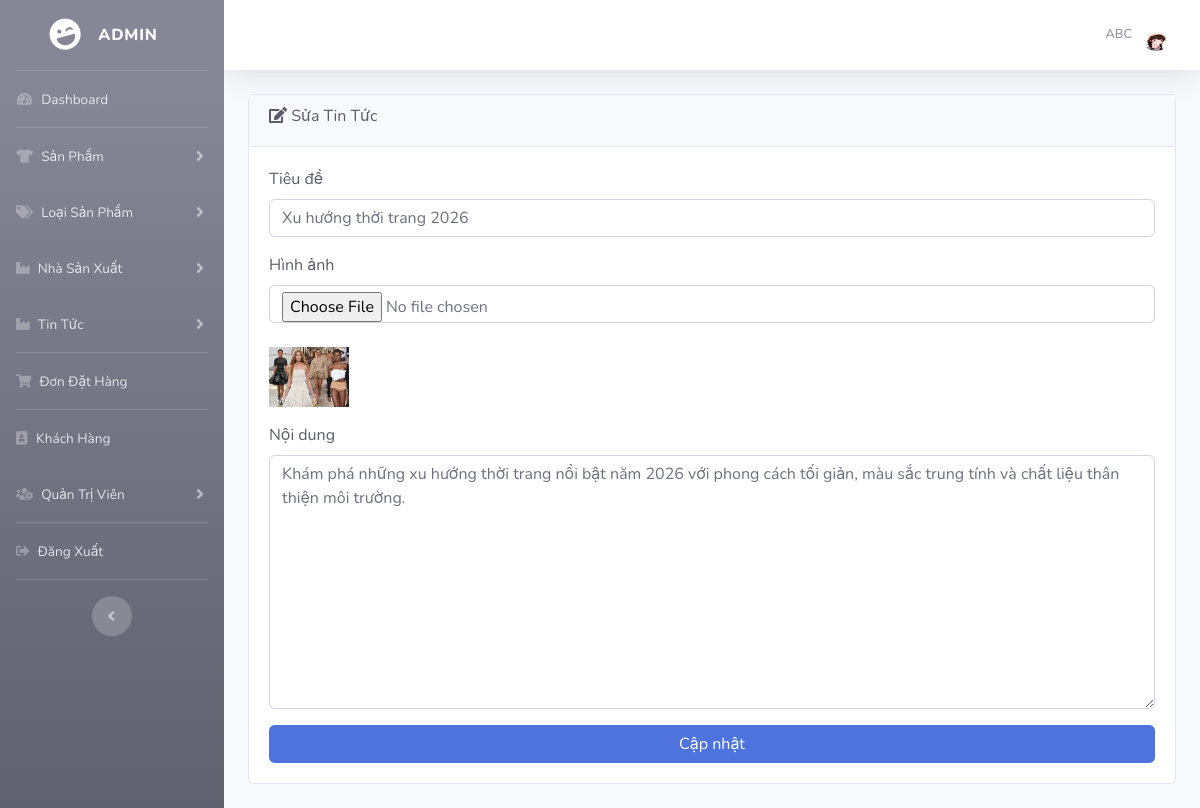
Screenshot of /admin/index.php?edit_blog=1 (signed in) with the database file from the repository.
### tables this page shows
CREATE TABLE `blog` (
  `id` int(11) NOT NULL,
  `title` varchar(255) NOT NULL,
  `content` text DEFAULT NULL,
  `thumbnail` varchar(255) DEFAULT NULL,
  `admin_id` varchar(5) NOT NULL,
  `created_at` datetime DEFAULT current_timestamp()
);

### admin/includes/database.php (called while the page is built, shortened)
<?php
    class MyConnect {
        private $conn;
        public function __construct() {
            $this->host = "localhost";
            $this->user = "root";
            $this->passwd = "";
            $this->database = "clothingshop";
            $this->conn = new mysqli($this->host,$this->user,$this->passwd,$this->database, 3307);
        }
        public function isConnected() {
            return true;
        }
        public function query($query) {
            if($this->isConnected()) {
                $tableData = mysqli_query($this->conn,$query);
                return $tableData;
            }
        }
    }
?>

### admin/index.php (the view, shortened to what this page needs)
<?php
include("includes/database.php");
if(!isset($_SESSION['admin_email'])){
echo "<script>window.open('login.php','_self')</script>";
}
else {
?>
<?php
$MyConn = new MyConnect();
$admin_session = $_SESSION['admin_email'];
$getAdminQry = "select * from admin where Email='$admin_session'";
$getAdmin = $MyConn->query($getAdminQry);
$row_admin = mysqli_fetch_array($getAdmin);
$admin_name = $row_admin['Name'];
$admin_image = $row_admin['Image'];
?>
<!DOCTYPE html>
<html lang="en">
<head>
    <link href="vendor/fontawesome-free/css/all.min.css" rel="stylesheet" type="text/css">
    <link href="css/sb-admin-2.min.css" rel="stylesheet">
    <link href="css/thumb.css" rel="stylesheet">
    <link href="css/style.css" rel="stylesheet">
    <link href="vendor/datatables/dataTables.bootstrap4.min.css" rel="stylesheet">
</head>
<body id="page-top">
    <div id="wrapper">
    <?php include("includes/sidebars.php");  ?>
        <div id="content-wrapper" class="d-flex flex-column">
            <div id="content">
                <nav class="navbar navbar-expand navbar-light bg-white topbar mb-4 static-top shadow">
                    <ul class="navbar-nav ml-auto">
                        <li class="nav-item dropdown no-arrow">
                            <a class="nav-link dropdown-toggle" href="#" id="userDropdown" role="button"
                                data-toggle="dropdown" aria-haspopup="true" aria-expanded="false">
                                <span class="mr-2 d-none d-lg-inline text-gray-600 small"> <?php echo $admin_name ?></span>
                                <img class="img-profile rounded-circle"
                                    src="<?php echo "admin_images/".$admin_image ?>">
                            </a>
                        </li>
                    </ul>
                </nav>
                <div class="container-fluid">
                    <?php
                    if(isset($_GET['dashboard'])) {
                        include("dashboard.php");
                    }
                    else if(isset($_GET['insert_product'])) {
                        include("insert_product.php");
                    }
                    else if(isset($_GET['view_product'])) {
                        include("view_product.php");
                    }
                    else if(isset($_GET['edit_product'])) {
                        include("edit_product.php");
                    }
                    else if(isset($_GET['delete_product'])) {
                        include("delete_product.php");
                    }
                    else if(isset($_GET['insert_cat'])) {
                        include("insert_cat.php");
                    }
                    else if(isset($_GET['view_cat'])) {
                        include("view_cat.php");
                    }
                    else if(isset($_GET['edit_cat'])) {
                        include("edit_cat.php");
                    }
                    else if(isset($_GET['delete_cat'])) {
                        include("delete_cat.php");
                    }
                    else if(isset($_GET['insert_man'])) {
                        include("insert_man.php");
                    }
                    else if(isset($_GET['view_man'])) {
                        include("view_man.php");
                    }
                    else if(isset($_GET['delete_man'])) {
                        include("delete_man.php");
                    }
                    else if(isset($_GET['edit_man'])) {
                        include("edit_man.php");
                    }
                    else if(isset($_GET['insert_blog'])) {
                        include("insert_blog.php");
                    }
                    else if(isset($_GET['view_blog'])) {
                        include("view_blog.php");
                    }
                    else if(isset($_GET['delete_blog'])) {
                        include("delete_blog.php");
                    }
                    else if(isset($_GET['edit_blog'])) {
                        include("edit_blog.php");
                    }
                    ?>
                </div>
            </div>
        </div>
    </div>
</body>
</html>
<?php } ?>

### admin/edit_blog.php (shortened to what this page needs)
<?php
if (!isset($_SESSION['admin_email'])) {
    echo "<script>window.open('login.php','_self')</script>";
} else {
    if (isset($_GET['edit_blog'])) {
        $edit_id = $_GET['edit_blog'];
        $query = "SELECT * FROM BLOG WHERE id='$edit_id'";
        $runQry = $MyConn->query($query);
        $blog = mysqli_fetch_array($runQry);
        $cur_title = $blog['title'];
        $cur_content = $blog['content'];
        $cur_image = $blog['thumbnail'];
    }
?>
    <div class="row">
        <div class="col-lg-12">
            <div class="card text-dark mb-4">
                <div class="card-header">
                    <h6><i class="fas fa-edit"></i> Sửa Tin Tức</h6>
                </div>
                <div class="card-body">
                    <form method="post" enctype="multipart/form-data">
                        <div class="form-group">
                            <label>Tiêu đề</label>
                            <input type="text" name="title" class="form-control"
                                value="<?php echo $cur_title ?>" required>
                        </div>
                        <div class="form-group">
                            <label>Hình ảnh</label>
                            <input type="file" name="image" class="form-control">
                            <br>
                            <img src="blog_images/<?php echo $cur_image ?>" width="80">
                        </div>
                        <div class="form-group">
                            <label>Nội dung</label>
                            <textarea name="content" class="form-control" rows="10"><?php echo $cur_content ?></textarea>
                        </div>
                        <button name="update" class="btn btn-primary w-100">
                            Cập nhật
                        </button>
                    </form>
                </div>
            </div>
        </div>
    </div>
<?php } ?>

### rows the page displays
blog: title "Xu hướng thời trang 2026", thumbnail (picture), content "Khám phá những xu hướng thời trang nổi bật năm 2026 với phong cách tối giản, màu sắc trung tính và chất liệu thân thiện môi trường."

### other values shown
$admin_name "ABC"
